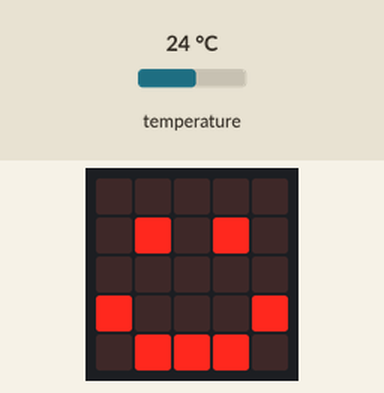
Recording of a program running on a simulated BBC micro:bit (MakeCode). Parts: the board's 5×5 LED display. Inputs (shaded band) come from the test bench; at power-on: temperature 24 °C.

Above: at 1.8 s.
1.9 s: temperature set to 21.3 °C
3.6 s: temperature set to 20.2 °C
At 4.4 s:
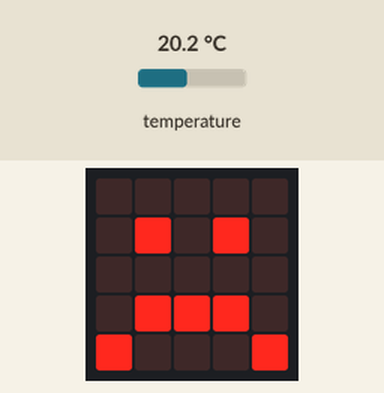
5.2 s: temperature set to 28 °C
At 6.7 s:
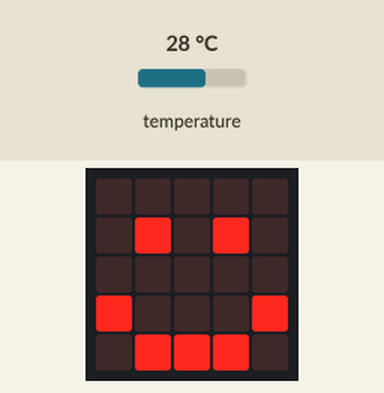
7.0 s: temperature set to 12 °C
At 8.0 s:
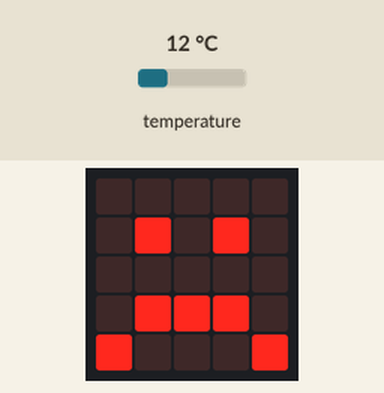
Timing chart, 0 to 9.9 s (numbered marks = the images above; inputs shaded):
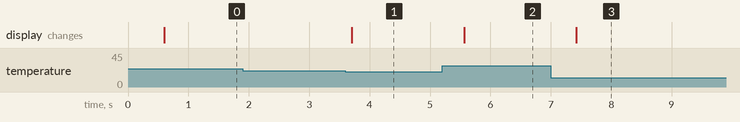

The program:

main.ts
```typescript
let Temperatura = 0
basic.showIcon(IconNames.Heart)
basic.forever(function () {
    Temperatura = input.temperature()
    if (Temperatura >= 21) {
        basic.showIcon(IconNames.Happy)
    } else {
        basic.showIcon(IconNames.Sad)
    }
})
```

test.ts
```typescript
// aquí va el archivo "tests"; esto no se compilará cuando este paquete se utilice como una extensión.
```

Measured:
- the behaviour switches between 21 and 20.9 °C on temperature (found by bisection; images 0 and 1)
- after the input at 1.9 s, every drawn part: stays the same
- after the input at 3.6 s, the display: changes after 0.10 s (image 1)
- after the input at 5.2 s, the display: changes after 0.36 s (image 2)
- after the input at 7.0 s, the display: changes after 0.42 s (image 3)
